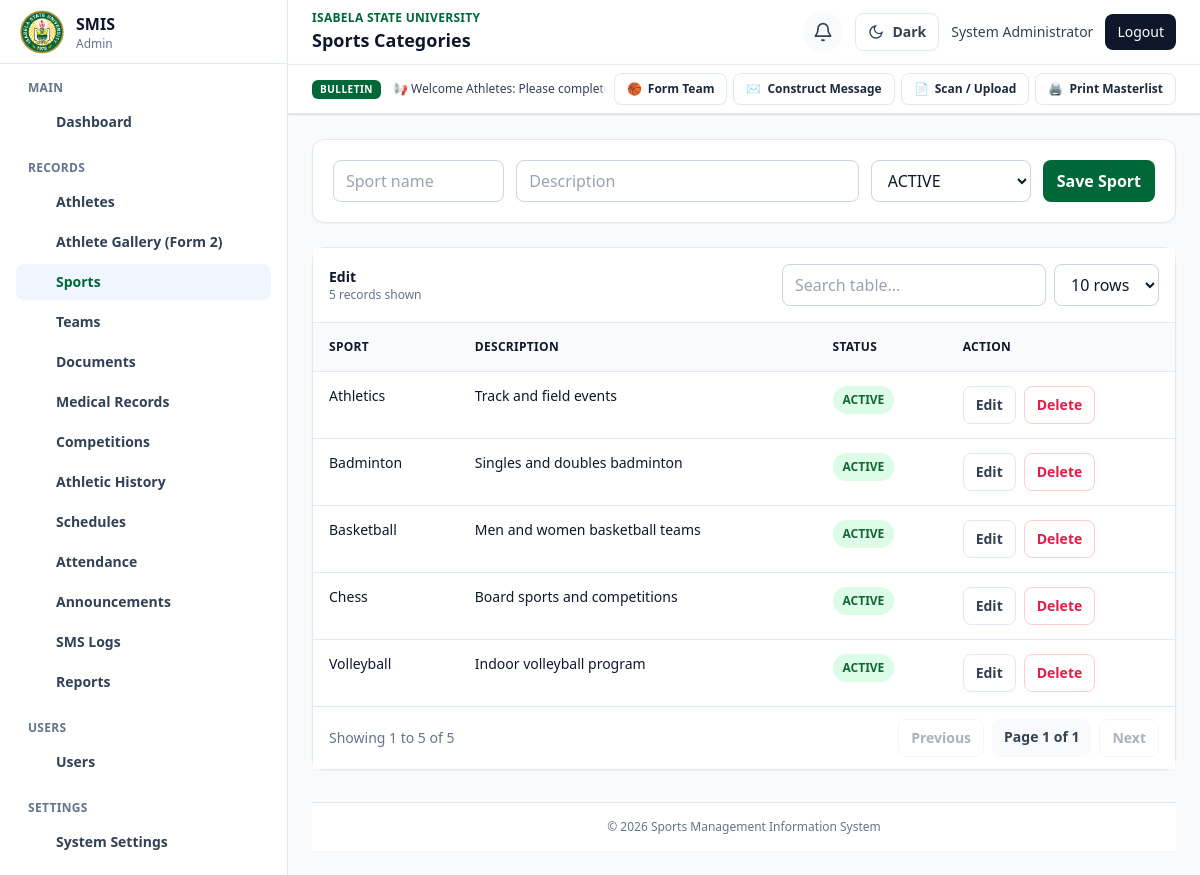
/index.php?page=sports (signed in), run on the app's committed database.
### tables this page shows
CREATE TABLE sports (
    id INT AUTO_INCREMENT PRIMARY KEY,
    name VARCHAR(120) NOT NULL UNIQUE,
    description TEXT NULL,
    status ENUM('active','inactive') NOT NULL DEFAULT 'active',
    created_at TIMESTAMP DEFAULT CURRENT_TIMESTAMP
);

### public/index.php (called while the page is built, shortened)
<?php
require_once __DIR__ . '/../app/helpers/auth.php';
$role = current_user()['role'];
$page = preg_replace('/[^a-z_]/', '', $_GET['page'] ?? 'dashboard');
require __DIR__ . '/../app/views/' . $routes[$role][$page];

### app/helpers/functions.php (called while the page is built, shortened)
<?php
function e(?string $value): string
{
    return htmlspecialchars((string)$value, ENT_QUOTES, 'UTF-8');
}
function app_url(string $path = ''): string
{
    $root = project_root_url();
    return $root . '/' . ltrim($path, '/');
}
function project_url(string $path = ''): string
{
    $root = project_root_url();
    return $root . '/' . ltrim($path, '/');
}
function project_root_url(): string
{
    $script = str_replace('\\', '/', $_SERVER['SCRIPT_NAME'] ?? '');
    $root = preg_replace('#/(public|app)(/.*)?$#', '', $script);
    if ($root === $script) {
        $root = preg_replace('#/[^/]*\.php$#', '', $script);
    }
    return $root ?: '';
}
function school_name(): string
{
    return app_setting('school_name', 'School / Client Name');
}
function app_settings(): array
{
    static $settings = null;
    if ($settings !== null) {
        return $settings;
    }
    $defaults = [
        'app_name' => 'Sports Management Information System',
        'app_short_name' => 'SMIS',
        'app_version' => '1.9.0',
        'school_name' => 'School / Client Name',
        'theme_color' => '#2563eb',
        'icon_path' => '',
    ];
    $path = __DIR__ . '/../config/system_settings.json';
    $data = json_decode((string)file_get_contents($path), true);
    return $settings = array_merge($defaults, is_array($data) ? $data : []);
}
function app_setting(string $key, string $default = ''): string
{
    $settings = app_settings();
    return (string)($settings[$key] ?? $default);
}
function app_icon_url(): string
{
    $icon = app_setting('icon_path');
    return $icon !== '' ? app_url($icon) : '';
}

### app/helpers/auth.php (called while the page is built, shortened)
<?php
require_once __DIR__ . '/functions.php';
function current_user(): ?array
{
    return $_SESSION['user'] ?? null;
}

### app/controllers/SportController.php (called while the page is built, shortened)
<?php
require_once __DIR__ . '/../helpers/auth.php';
class SportController
{
    public function all(): array { return $this->pdo->query('SELECT * FROM sports ORDER BY name')->fetchAll(); }
}

### app/views/admin/sports.php (the view, shortened to what this page needs)
<?php
require_once __DIR__ . '/../../controllers/SportController.php';
$pageTitle = 'Sports Categories';
$sports = (new SportController($pdo))->all();
require __DIR__ . '/../../includes/header.php';
?>
<div class="min-h-screen lg:pl-72"><?php require __DIR__ . '/../../includes/sidebar.php'; require __DIR__ . '/../../includes/navbar.php'; ?><main class="p-4 lg:p-6">
<form class="mb-6 grid gap-3 rounded-xl border border-slate-200 bg-white p-5 shadow-sm md:grid-cols-[1fr_2fr_160px_auto]" method="post" action="<?= project_url('app/ajax/sport_ajax.php') ?>" data-ajax-form>
<input class="form-input" name="name" placeholder="Sport name" required><input class="form-input" name="description" placeholder="Description"><select class="form-input" name="status"><option value="active">ACTIVE</option><option value="inactive">INACTIVE</option></select><button class="btn-primary">Save Sport</button></form>
<div class="rounded-xl border border-slate-200 bg-white shadow-sm"><table class="w-full text-sm"><thead class="bg-slate-50"><tr><th class="table-th">Sport</th><th class="table-th">Description</th><th class="table-th">Status</th><th class="table-th">Action</th></tr></thead><tbody>
<?php foreach ($sports as $s): ?>
<tr>
    <td class="table-td font-medium"><?= e($s['name']) ?></td>
    <td class="table-td"><?= e($s['description'] ?: '—') ?></td>
    <td class="table-td"><span class="status-pill <?= $s['status'] === 'active' ? 'status-active' : 'status-inactive' ?>"><?= e(strtoupper((string)$s['status'])) ?></span></td>
    <td class="table-td">
        <div class="flex flex-wrap gap-2">
            <button class="rounded-lg border border-slate-300 px-3 py-2 text-sm font-bold text-slate-700 hover:bg-slate-50" type="button" data-modal-open="#sport-edit-modal-<?= e((string)$s['id']) ?>">Edit</button>
            <form method="post" action="<?= project_url('app/ajax/sport_ajax.php') ?>" data-ajax-form data-confirm="Delete this sport?">
                <button class="rounded-lg border border-rose-200 px-3 py-2 text-sm font-bold text-rose-600 hover:bg-rose-50" type="submit">Delete</button>
            </form>
        </div>
    </td>
</tr>
<?php endforeach; ?>
</tbody></table></div>
<?php require __DIR__ . '/../../includes/footer.php'; ?>

### app/includes/header.php (shortened to what this page needs)
<?php require_once __DIR__ . '/../helpers/auth.php';
?>
<!doctype html>
<html lang="en">
<head>
    <script src="https://cdn.tailwindcss.com"></script>
    <link rel="stylesheet" href="<?= app_url('assets/css/tailwind.css') ?>">
</head>
<body class="bg-slate-100 text-slate-900 dark:bg-slate-950 dark:text-slate-100 transition-colors duration-200">

### app/includes/sidebar.php (shortened to what this page needs)
<?php
$role = current_user()['role'] ?? '';
function nav_icon(string $name): string
{
    $icons = [
        'dashboard' => '<path d="M4 13h6V4H4v9Zm10 7h6v-9h-6v9ZM4 20h6v-5H4v5Zm10-11h6V4h-6v5Z"/>',
        'users' => '<path d="M16 11a4 4 0 1 0-8 0 4 4 0 0 0 8 0ZM4 20a8 8 0 0 1 16 0"/>',
        'athletes' => '<path d="M12 3l3 6 6 .9-4.5 4.4 1.1 6.2L12 17.6l-5.6 2.9 1.1-6.2L3 9.9 9 9l3-6Z"/>',
        'sports' => '<path d="M12 21a9 9 0 1 0 0-18 9 9 0 0 0 0 18Zm-7-9h14M12 3c2.5 2.6 2.5 15.4 0 18M12 3C9.5 5.6 9.5 18.4 12 21"/>',
        'teams' => '<path d="M8 11a3 3 0 1 0 0-6 3 3 0 0 0 0 6Zm8 0a3 3 0 1 0 0-6 3 3 0 0 0 0 6ZM3 20a5 5 0 0 1 10 0M11 20a5 5 0 0 1 10 0"/>',
        'documents' => '<path d="M7 3h7l5 5v13H7V3Zm7 0v5h5M10 13h6M10 17h6"/>',
        'medical' => '<path d="M4 7c4 0 4 3 8 3s4-3 8-3v10c-4 0-4-3-8-3s-4 3-8 3V7Zm8 2V4"/>',
        'competition' => '<path d="M8 21h8M12 17v4M7 4h10v4a5 5 0 0 1-10 0V4Zm3 4h4l1-2H9l1 2Zm5 4h8v1a4 4 0 0 1-8 0v-1ZM1 12h8v1a4 4 0 0 1-8 0v-1Z"/>',
        'history' => '<path d="M12 15.5a3.5 3.5 0 1 0 0-7 3.5 3.5 0 0 0 0 7Zm-8-7.5 3.5 3.5L12 7l4.5 4.5L20 8v12H4V8Z"/>',
        'schedules' => '<path d="M7 3v4M17 3v4M4 8h16M5 5h14v16H5V5Zm3 7h3v3H8v-3Z"/>',
        'attendance' => '<path d="m4 12 4 4L20 4M4 20h16"/>',
        'announcements' => '<path d="M4 11v4h4l8 4V7l-8 4H4Zm12-1 4-2v10l-4-2"/>',
        'sms' => '<path d="M4 5h16v11H7l-3 3V5Zm4 5h8M8 13h5"/>',
        'gallery' => '<path d="M3 3h7v9H3V3Zm11 0h7v5h-7V3Zm0 9h7v9h-7v-9ZM3 16h7v5H3v-5Z"/>',
        'reports' => '<path d="M5 20V4h14v16H5Zm4-4v-5M12 16V8M15 16v-3"/>',
        'settings' => '<path d="M12 15.5A3.5 3.5 0 1 0 12 8a3.5 3.5 0 0 0 0 7.5Zm0-12 1.2 2.2 2.5.4.4 2.5L18.3 10 17 12l1.3 2-2.2 1.4-.4 2.5-2.5.4L12 20.5l-1.2-2.2-2.5-.4-.4-2.5L5.7 14 7 12l-1.3-2 2.2-1.4.4-2.5 2.5-.4L12 3.5Z"/>',
        'profile' => '<path d="M12 12a4 4 0 1 0 0-8 4 4 0 0 0 0 8Zm-7 9a7 7 0 0 1 14 0"/>',
    ];
    return '<svg class="h-4 w-4 shrink-0" viewBox="0 0 24 24" fill="none" stroke="currentColor" stroke-width="1.8" stroke-linecap="round" stroke-linejoin="round" aria-hidden="true">' . ($icons[$name] ?? $icons['dashboard']) . '</svg>';
}
$activePage = $_GET['page'] ?? 'dashboard';
?>
<aside class="fixed inset-y-0 left-0 z-30 w-72 -translate-x-full border-r border-slate-200 bg-white transition lg:translate-x-0" data-sidebar>
    <div class="flex h-16 items-center border-b border-slate-200 px-5">
        <?php if (app_icon_url()): ?>
            <img class="h-11 w-11 rounded-xl object-cover" src="<?= e(app_icon_url()) ?>" alt="<?= e(app_setting('app_name')) ?> icon">
        <?php else: ?>
            <div class="rounded-xl px-3 py-2 font-black text-white" style="background: var(--theme-color);"><?= e(app_setting('app_short_name', 'SMIS')) ?></div>
        <?php endif; ?>
        <div class="ml-3 min-w-0">
            <p class="truncate font-bold"><?= e(app_setting('app_short_name', 'SMIS')) ?></p>
            <p class="text-xs capitalize text-slate-500"><?= e(str_replace('_', ' ', $role)) ?></p>
        </div>
    </div>
    <nav class="space-y-5 overflow-y-auto p-4">
        <?php foreach (($groups[$role] ?? []) as $groupLabel => $items): ?>
            <section>
                <p class="mb-2 px-3 text-xs font-black uppercase tracking-wide text-slate-400"><?= e($groupLabel) ?></p>
                <div class="space-y-1">
                    <?php foreach ($items as [$label, $href, $icon]): ?>
                        <?php $page = basename($href, '.php'); $active = $activePage === $page; ?>
                        <a class="nav-link flex items-center gap-3 rounded-lg px-3 py-2 text-sm font-semibold <?= $active ? 'bg-blue-50 text-blue-600' : 'text-slate-700 hover:bg-blue-50 hover:text-blue-700' ?>" href="<?= e(app_url('index.php?page=' . $page)) ?>">
                            <?= nav_icon($icon) ?>
                            <span><?= e($label) ?></span>
                        </a>
                    <?php endforeach; ?>
                </div>
            </section>
        <?php endforeach; ?>
    </nav>
</aside>

### app/includes/navbar.php (shortened to what this page needs)
<?php
$user = current_user();
$userRole = $user['role'] ?? '';
$rollBarItems = [];
try {
    $annStmt = $pdo->query("SELECT title, body FROM announcements ORDER BY id DESC LIMIT 5");
    $annList = $annStmt->fetchAll();
    foreach ($annList as $ann) {
        $rollBarItems[] = '📢 ' . e($ann['title']) . ': ' . e(mb_strimwidth($ann['body'], 0, 75, '...'));
    }
} catch (Exception $e) {}
?>
<header class="sticky top-0 z-20 border-b border-slate-200 bg-white/95 backdrop-blur dark:bg-slate-900/95 dark:border-slate-800">
    <div class="flex h-16 items-center justify-between px-4 lg:px-6">
        <div class="flex items-center gap-3">
            <div class="hidden md:block">
                <p class="text-xs font-semibold uppercase tracking-wide text-blue-600 dark:text-blue-400">
                    <?= e(school_name()) ?>
                </p>
                <h1 class="text-lg font-bold text-slate-950 dark:text-white">
                    <?= e($pageTitle ?? 'Dashboard') ?>
                </h1>
            </div>
        </div>
        <div class="flex items-center gap-2 sm:gap-3 text-sm">
            <?php if (in_array($userRole, ['admin', 'sports_coordinator'], true)): ?>
                <div class="relative">
                    <button class="notification-toggle relative inline-flex h-10 w-10 items-center justify-center rounded-full bg-slate-100 text-slate-700 hover:bg-slate-200 dark:bg-slate-800 dark:text-slate-300 dark:hover:bg-slate-700" type="button" title="Document notifications" data-notification-toggle>
                        <svg class="h-5 w-5" aria-hidden="true" viewBox="0 0 24 24" fill="none" stroke="currentColor" stroke-width="2">
                            <path d="M18 8a6 6 0 1 0-12 0c0 7-3 7-3 9h18c0-2-3-2-3-9"></path>
                            <path d="M13.73 21a2 2 0 0 1-3.46 0"></path>
                        </svg>
                    </button>
                </div>
            <?php endif; ?>
            <button class="theme-toggle inline-flex items-center gap-2 rounded-lg border border-slate-200 px-3 py-2 font-semibold text-slate-700 hover:bg-slate-50 dark:border-slate-700 dark:text-slate-300 dark:hover:bg-slate-800" type="button" data-theme-toggle onclick="toggleTheme(event)" aria-label="Toggle dark mode">
                <svg class="theme-icon-moon h-4 w-4" data-theme-moon aria-hidden="true" viewBox="0 0 24 24" fill="none" stroke="currentColor" stroke-width="2">
                    <path d="M21 12.8A9 9 0 1 1 11.2 3 7 7 0 0 0 21 12.8Z"></path>
                </svg>
                <span class="hidden sm:inline" data-theme-label>Dark</span>
            </button>
            <span class="hidden text-slate-600 sm:inline dark:text-slate-300"><?= e($user['name'] ?? 'Guest') ?></span>
            <a class="rounded-lg bg-slate-900 px-3 py-2 font-medium text-white hover:bg-slate-700 dark:bg-slate-800 dark:hover:bg-slate-700" href="<?= app_url('logout.php') ?>">Logout</a>
        </div>
    </div>
    <div class="no-print smis-no-scroll-banner border-t border-slate-200/80 px-4 py-2 lg:px-6 dark:border-slate-800">
        <div class="flex flex-col gap-2 md:flex-row md:items-center md:justify-between">
            <div class="flex min-w-0 flex-1 items-center gap-3">
                <span class="shrink-0 rounded-md bg-blue-600 px-2 py-0.5 text-[10px] font-black uppercase tracking-wider text-white shadow-xs">
                    Bulletin
                </span>
                <div class="smis-roll-bar min-w-0 flex-1 text-xs text-slate-600 dark:text-slate-300">
                    <div class="smis-marquee-track gap-8">
                        <?php foreach ($rollBarItems as $item): ?>
                            <span class="font-medium"><?= $item ?></span>
                        <?php endforeach; ?>
                    </div>
                </div>
            </div>
            <div class="flex shrink-0 items-center gap-1.5 overflow-x-auto pb-1 md:pb-0">
                <?php if (in_array($userRole, ['admin', 'sports_coordinator', 'coach'], true)): ?>
                    <a href="<?= e(app_url('index.php?page=teams&sport_select=basketball')) ?>" class="smis-cmd-btn" title="Create or View Basketball Teams">
                        <span>🏀</span>
                        <span>Form Team</span>
                    </a>
                    <button type="button" class="smis-cmd-btn" data-modal-open="#construct-message-modal" title="Draft SMS or Announcement">
                        <span>✉️</span>
                        <span>Construct Message</span>
                    </button>
                    <button type="button" class="smis-cmd-btn" data-modal-open="#scan-upload-modal" title="Scan PSA Birth Certificate or COG">
                        <span>📄</span>
                        <span>Scan / Upload</span>
                    </button>
                    <a href="<?= e(app_url('index.php?page=reports#athlete-report')) ?>" class="smis-cmd-btn" title="Print Masterlist">
                        <span>🖨️</span>
                        <span>Print Masterlist</span>
                    </a>
                <?php endif; ?>
            </div>
        </div>
    </div>
</header>

### app/includes/footer.php (shortened to what this page needs)
<footer class="no-print mt-8 border-t border-slate-200 py-4 text-center text-xs text-slate-500">
    &copy; <?= date('Y') ?> <?= e(app_setting('app_name')) ?>
</footer>
</body>
</html>

### data on the page
sports: name "Athletics", description "Track and field events", status "ACTIVE"
sports: name "Badminton", description "Singles and doubles badminton", status "ACTIVE"
sports: name "Basketball", description "Men and women basketball teams", status "ACTIVE"
sports: name "Chess", description "Board sports and competitions", status "ACTIVE"
sports: name "Volleyball", description "Indoor volleyball program", status "ACTIVE"

### other printed values
app_setting('app_short_name', 'SMIS') "SMIS"
str_replace('_', ' ', $role) "Admin"
$groupLabel "MAIN"
$label "Dashboard"
$groupLabel "RECORDS"
$label "Athletes"
$label "Athlete Gallery (Form 2)"
$label "Sports"
$label "Teams"
$label "Documents"
$label "Medical Records"
$label "Competitions"
$label "Athletic History"
$label "Schedules"
$label "Attendance"
